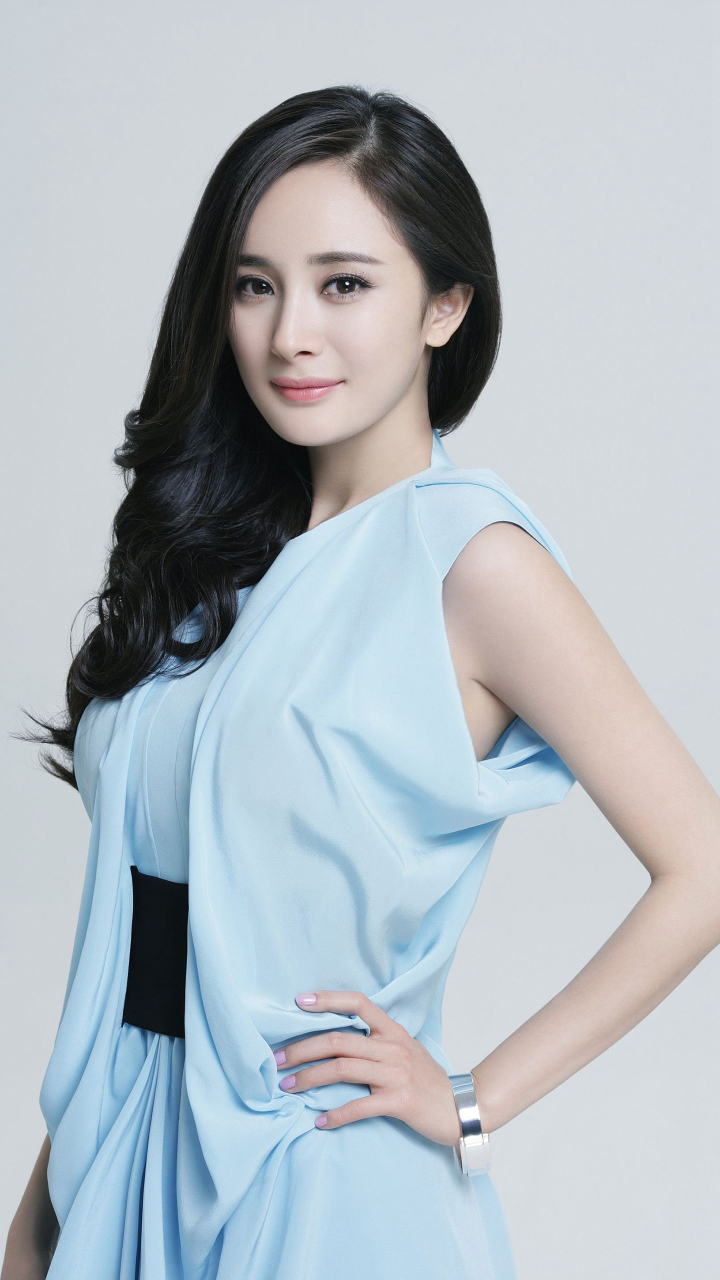
#> input picture damimi.jpg, 1440 x 2560 px (shown at 1/2 size)
$ python image_transform.py
#> lines starting #> are read from the running program, lines starting #| are printed output that depends on the picture
import cv2
import numpy as np


img = cv2.imread("damimi.jpg",1)#1表示读取的是彩色图片
#> img is the input picture: shape (2560, 1440, 3); mean B, G, R 191.7, 185.1, 176.6
imgInfo = img.shape
#> imgInfo = (2560, 1440, 3)
print(imgInfo)
#| (2560, 1440, 3)
height = imgInfo[0]
#> height = 2560
width = imgInfo[1]
#> width = 1440
mode = imgInfo[2]
#> mode = 3
dstHeight = int(height*0.5)
#> dstHeight = 1280
dstWidth = int(width*0.5)
#> dstWidth = 720
# 最近临域插值#双线性插值#像素关系重采样#立方插值
dst = cv2.resize(img,(dstWidth,dstHeight))
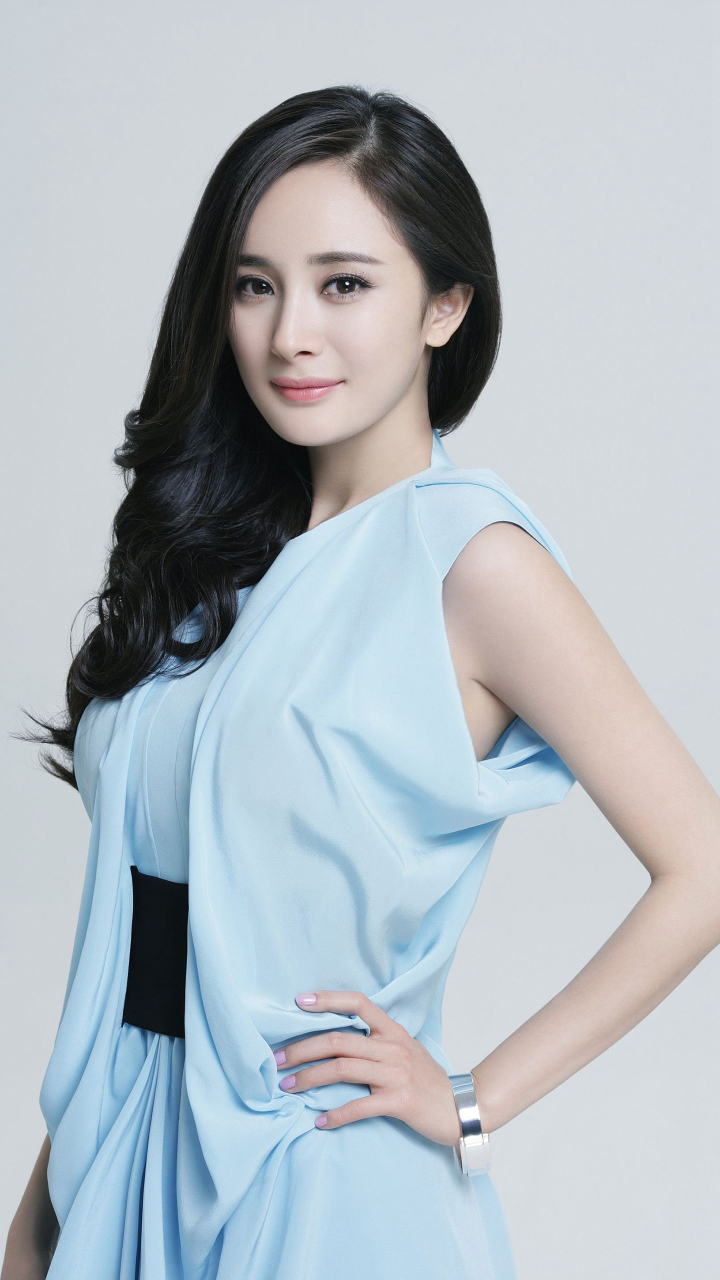
#> dst: shape (1280, 720, 3); mean B, G, R 191.8, 185.3, 176.8
cv2.imshow("image",dst)
cv2.waitKey(0)
print(dst.shape)
#| (1280, 720, 3)

# 源码的形式实现图片的缩放
dstImage = np.zeros((dstHeight,dstWidth,3),np.uint8)
for i in range(0,dstHeight):
    for j in range(0,dstWidth):
        iNew = int(i*(height*1.0/dstHeight))
        jNew = int(j*(width*1.0/dstWidth))
        dstImage[i,j] = img[iNew,jNew]
cv2.imshow("dst",dstImage)
cv2.waitKey(0)

# 图片剪切
# 100 -》200 x
# 100 -》300 y
dst = img[100:200,100:300]
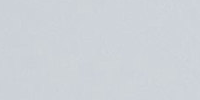
#> dst: shape (100, 200, 3); mean B, G, R 216.5, 210.8, 205.8
cv2.imshow('image',dst)
cv2.waitKey(0)
